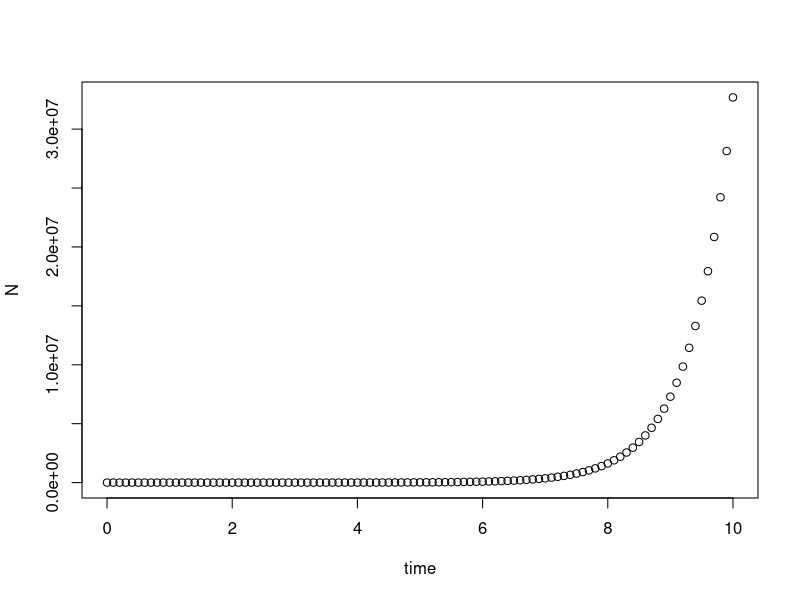
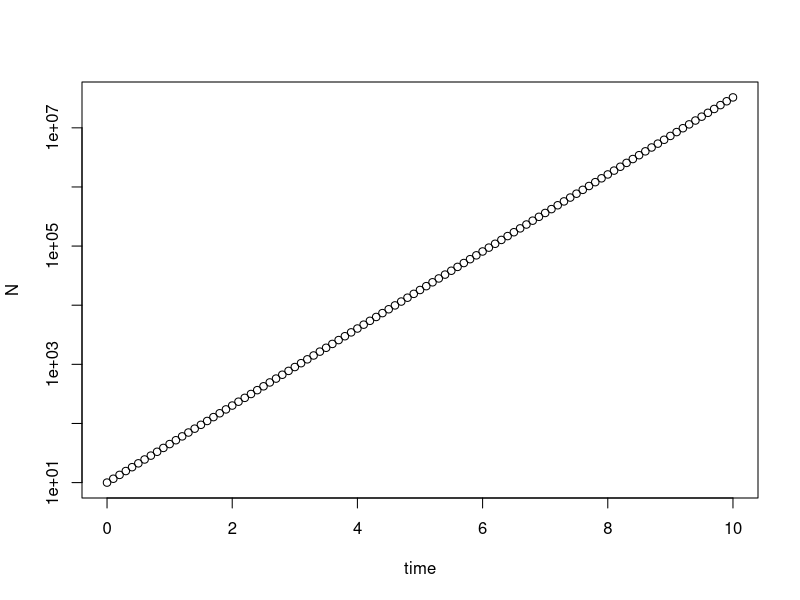
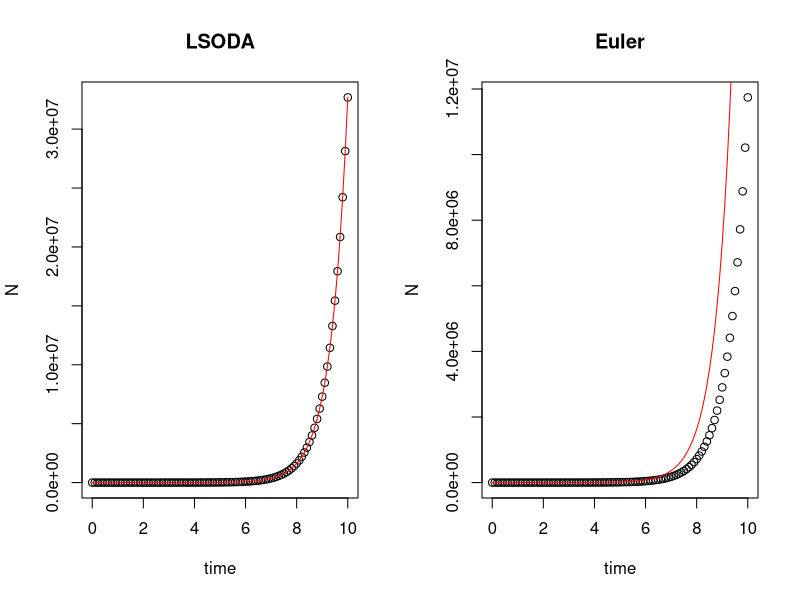
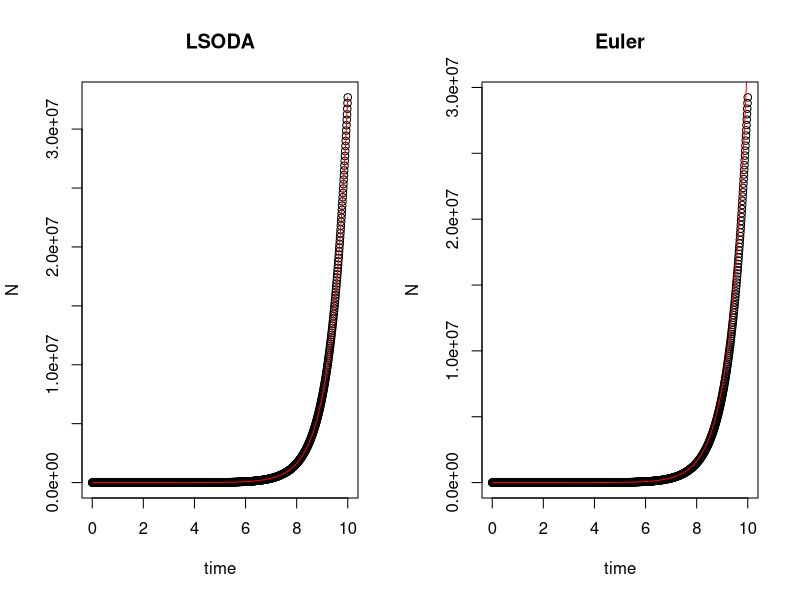
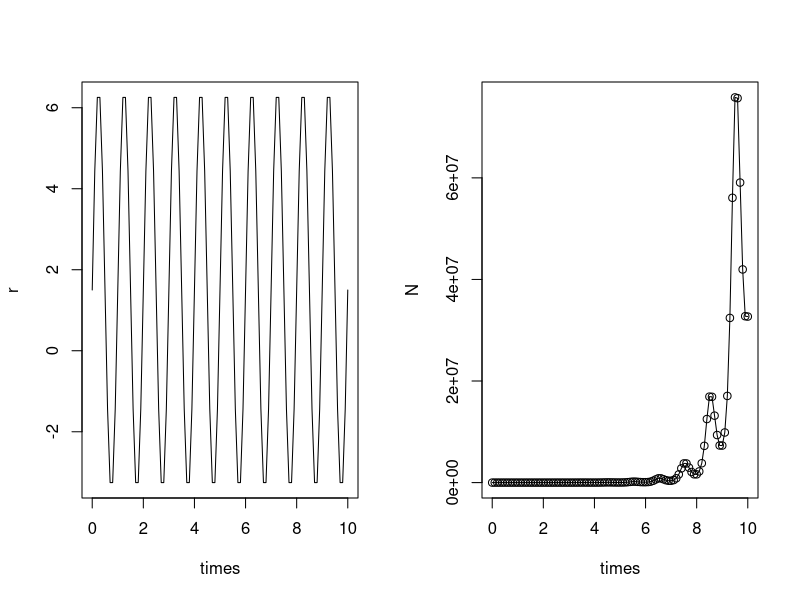
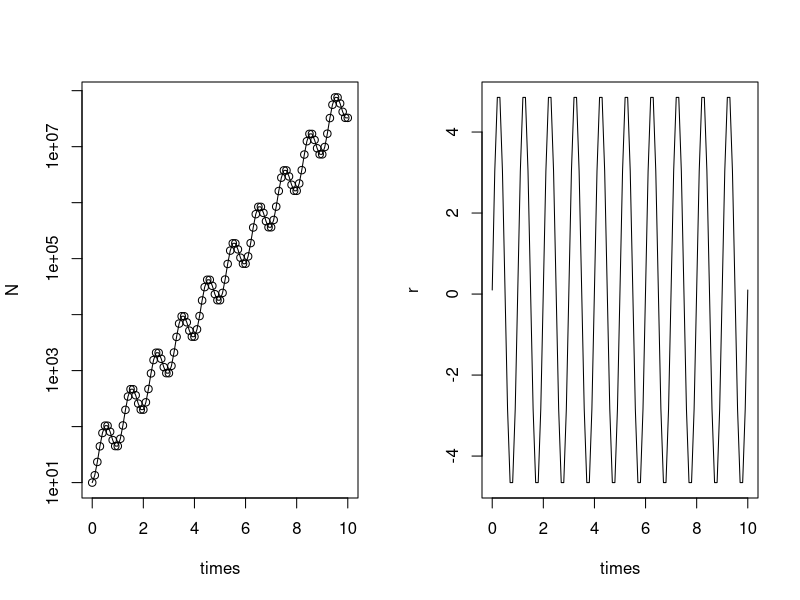
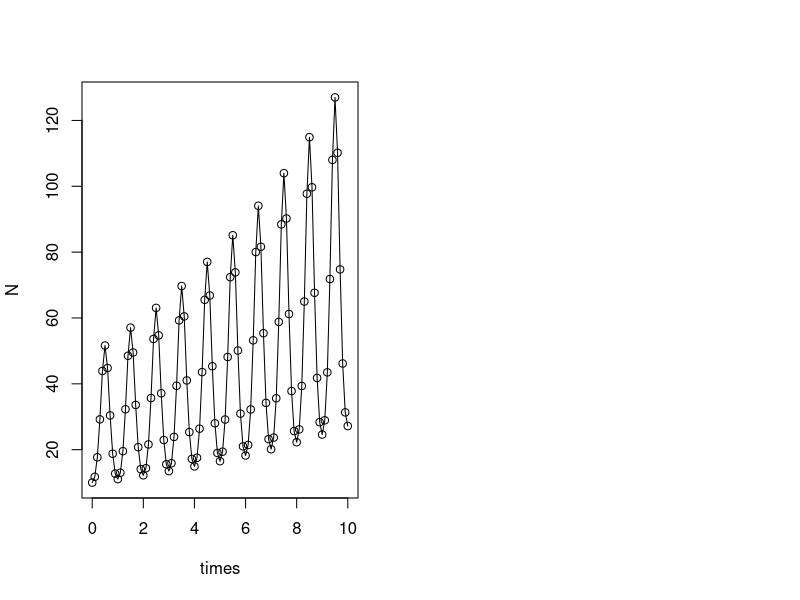

Reproduce these figures in R, in order.
## ---- chunk 1
knitr::opts_chunk$set(message = F, 
                      error = F, 
                      warning = F)

## ---- chunk 2
###### part 1 ######
# install.packages("deSolve")
library(deSolve)

### (1) Model specification
exponential_model <- function(times, state, parms) {
  with(as.list(c(state, parms)), {
    dN_dt = r*N  # exponential growth equation
    return(list(c(dN_dt)))  # return the results
  })
}
## ---- chunk 3
### (2) Model application
times <- seq(0, 10, by = 0.1)  # time steps to integrate over
state <- c(N = 10)  # initial population size
parms <- c(r = 1.5)  # intrinsic growth rate
## ---- chunk 4
# run the ode solver
pop_size <- ode(func = exponential_model, times = times, y = state, parms = parms)

# take a look at the results
head(pop_size)

## ---- chunk 5
plot(N ~ time, data = pop_size)
plot(N ~ time, data = pop_size, log = "y")
## ---- chunk 6

###### part 2 ######
# original setting
times <- seq(0, 10, by = 0.1)  # time steps to integrate over
state <- c(N = 10)  # initial population size
parms <- c(r = 1.5)  # intrinsic growth rate
# default: LSODA
pop_size <- ode(func = exponential_model, times = times, y = state, parms = parms)

# Euler's method
pop_size_1 <- ode(func = exponential_model, times = times, y = state, parms = parms, method = "euler")

# compare different method
par(mfrow = c(1,2))
plot(N ~ time, data = pop_size, main = "LSODA")
curve(state[1]*exp(parms[1]*x), times[1], times[length(times)], col = "red", add = T) # correct curve
plot(N ~ time, data = pop_size_1, main = "Euler")
curve(state[1]*exp(parms[1]*x), times[1], times[length(times)], col = "red", add = T) # correct curve

# minimize the time step
times <- seq(0, 10, by = 0.01)  # time steps to integrate over
state <- c(N = 10)  # initial population size
parms <- c(r = 1.5)  # intrinsic growth rate
# default: LSODA
pop_size <- ode(func = exponential_model, times = times, y = state, parms = parms)

# Euler's method
pop_size_1 <- ode(func = exponential_model, times = times, y = state, parms = parms, method = "euler")

# compare different method
par(mfrow = c(1,2))
plot(N ~ time, data = pop_size, main = "LSODA")
curve(state[1]*exp(parms[1]*x), times[1], times[length(times)], col = "red", add = T) # correct curve
plot(N ~ time, data = pop_size_1, main = "Euler")
curve(state[1]*exp(parms[1]*x), times[1], times[length(times)], col = "red", add = T) # correct curve
## ---- chunk 7
###### part 3 ######
### Model specification
exponential_model_fluc <- function(times, state, parms) {
  with(as.list(c(state, parms)), {
    dN_dt = (r_bar + sigma*sin(omega*times))*N  # exponential growth equation
    return(list(c(dN_dt)))  # return the results
  })
}
## ---- chunk 8
### Parameters
times <- seq(0, 10, by = 0.1)  # time steps to integrate over
state <- c(N = 10)  # initial population size
parms <- c(r_bar = 1.5, sigma = 5, omega = 2*pi)  # intrinsic growth rate
## ---- chunk 9
### Fluctuating growth rate
r = parms[1] + parms[2]*sin(parms[3]*times)
plot(r ~ times, type = "l")
## ---- chunk 10
### Solving model
pop_size <- ode(func = exponential_model_fluc, times = times, y = state, parms = parms)

### Plotting
plot(N ~ times, data = pop_size)
curve(state[1]*exp(parms[1]*x - parms[2]/parms[3]*(cos(parms[3]*x) - 1)), add = T) # correct curve
plot(N ~ times, data = pop_size, log = "y")
curve(state[1]*exp(parms[1]*x - parms[2]/parms[3]*(cos(parms[3]*x) - 1)), add = T) # correct curve
## ---- chunk 11
### Parameters
times <- seq(0, 10, by = 0.1)  # time steps to integrate over
state <- c(N = 10)  # initial population size
parms <- c(r_bar = 0.1, sigma = 5, omega = 2*pi)  # intrinsic growth rate

### Fluctuating growth rate
r = parms[1] + parms[2]*sin(parms[3]*times)
plot(r ~ times, type = "l")

### Solving model
pop_size <- ode(func = exponential_model_fluc, times = times, y = state, parms = parms)

### Plotting
plot(N ~ times, data = pop_size)
curve(state[1]*exp(parms[1]*x - parms[2]/parms[3]*(cos(parms[3]*x) - 1)), add = T) # correct curve
